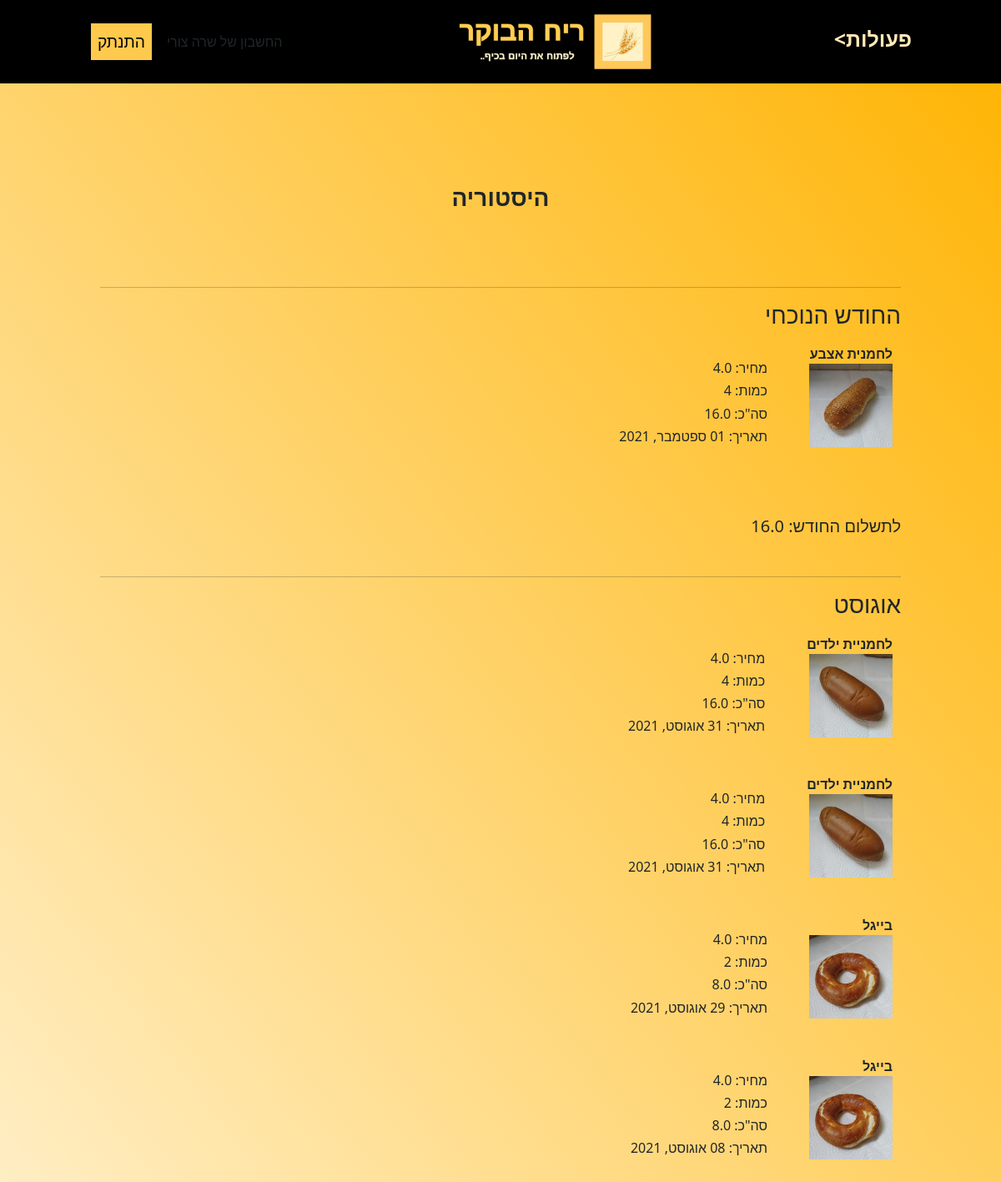
Page /history/ (signed in) on the committed database.
### invitations/models.py (models this page shows, shortened)
class BuyHistory(models.Model):
    user = models.ForeignKey(User, on_delete=models.CASCADE)
    product = models.ForeignKey(Product, on_delete=models.CASCADE)
    amount = models.IntegerField()
    date = models.DateTimeField(auto_now_add=True)
    def price(self):
        return self.product.price * self.amount

class Product(models.Model):
    Categories = (( 'LH', 'לחמניות'), ('HL','מוצרי חלב'), ('MZ','מיצים') ,  ('MA', 'מאפים'))
    category = models.CharField(max_length=20, choices=Categories)
    product_name = models.CharField(max_length=30)
    price = models.FloatField()
    picture = models.ImageField()
    description = models.TextField(blank=True)

### invitations/views.py (the view)
# urls.py: path('history/', views.history, name='history'),
@login_required
def history(request):
    histories = BuyHistory.objects.filter(user=request.user)
    priceForThisMonth = 0
    for prod in histories.filter(date__month=dt.now().month):
        priceForThisMonth += prod.price()
    content = {'histories':histories, 'priceForThisMonth':priceForThisMonth}
    return render(request, 'invitations/history.html',content)

### invitations/templates/invitations/history.html
{% extends 'invitations/base.html' %}
{% block content %}
<h3 class="title">היסטוריה</h3>
{% regroup histories|dictsortreversed:"date" by date|date:"F" as history_monthes %}
    {% for month in history_monthes %}
    <br><hr>
    {% now "F" as this_month %}
    {% if month.grouper == this_month %}
    <h3>החודש הנוכחי</h3>
    {% else %}
    <h3>{{month.grouper}}</h3>
    {% endif %}
        {% for history in month.list %}
        <div class="history-item">
            <div><b>{{history.product.product_name}}</b><br>
            <img src="{{ history.product.picture.url }}" width="100px" height="100px" alt=""></div>
            <div class="history-details"><h6>מחיר: {{ history.product.price }}</h6>
            <h6>כמות: {{ history.amount }}</h6>
            <h6>סה"כ: {{ history.price }}</h6>
            <h6>תאריך: {{ history.date|date:"d F, Y" }}</h6></div>
        </div>
        {%endfor%}
        {% if month.grouper == this_month %}
        <br><br><h5> לתשלום החודש: {{priceForThisMonth }}</h5>
        {% endif %}
    {%endfor%}
{% endblock %}

### invitations/templates/invitations/base.html (shortened to what this page needs)
<!doctype html>
<html lang="he">
	{% load static %}
	<head>
		 	<link href="https://cdn.jsdelivr.net/npm/bootstrap@5.0.0-beta2/dist/css/bootstrap.min.css" rel="stylesheet"-->
			<link rel="stylesheet" type="text/css" href="{% static 'css/base.css' %}">
	</head>
	<body dir=rtl>
	<header>
		<nav>
			<div class="menu-wrapper">
			    <h1 class="menu-btn">פעולות&gt;</h1>
			</div>
		</nav>
		<div class="logo"><img width="250px" src="{% static 'images/logomorningsmell.png' %}"></div>
		{% if user.is_authenticated %}
        <form class = "left-btn" action="{% url 'logout' %}" method="POST">
            <div class="btn-wrapper">החשבון של {{user}}</div>
			<div class="btn-wrapper"><button type="submit" class="color-btn">התנתק</button></div>
        </form>
		{% else %}
		<div class="left-btn">
		    <div class="btn-wrapper"><a href="{% url 'login' %}" class="color-btn">כניסה</a></div>
			<div class="btn-wrapper"><a href="{% url 'signup' %}" class="color-btn">הרשמה</a></div>
		</div>
		{% endif %}
	</header>
	<div class="content">
		{% block content %} {% endblock %}
	</div>
	</body>
</html>

### morningsmell/static/css/base.css (style rules this page uses)
* { box-sizing:border-box;margin:0;padding:0px; }
body { background: linear-gradient(to left bottom,rgb(255, 179, 0),rgb(255, 240, 204)); }
header { display:flex;justify-content:space-around;align-items:center;background-color:black;height:100px; }
.menu-btn { font-weight:bold;color: #FFEAB8;font-size:25px;padding:8px;cursor: pointer; }
.menu-wrapper { display: inline-block;position:relative; }
.left-btn { display:flex;justify-content:space-between;align-items:center; }
.color-btn { text-decoration:none;padding:8px;background:#ffc94d;color:black;font-size:1.2rem;border:solid 2px; }
.content { padding:10%; }
.btn-wrapper { padding:8px; }
.title { text-align:center;margin:0 0 50px 0;font-weight:bold; }
.history-item { display:flex; padding:10px; }
.history-details { padding:20px 50px; }

### rows in the picture
BuyHistory: product.product_name "לחמנית אצבע", product.picture (picture), product.price "4.0", amount "4", price "16.0", date "01 ספטמבר, 2021"
BuyHistory: product.product_name "לחמניית ילדים", product.picture (picture), product.price "4.0", amount "4", price "16.0", date "31 אוגוסט, 2021"
BuyHistory: product.product_name "לחמניית ילדים", product.picture (picture), product.price "4.0", amount "4", price "16.0", date "31 אוגוסט, 2021"
BuyHistory: product.product_name "בייגל", product.picture (picture), product.price "4.0", amount "2", price "8.0", date "29 אוגוסט, 2021"
BuyHistory: product.product_name "בייגל", product.picture (picture), product.price "4.0", amount "2", price "8.0", date "08 אוגוסט, 2021"

### other values in the picture
{{ user }} "שרה צורי"
{{ priceForThisMonth }} "16.0"
{{ month.grouper }} "אוגוסט"
